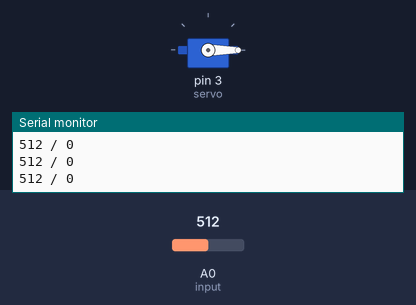
A sketch run on a simulated Arduino Uno, built with avr-gcc and run on an emulated ATmega328P. On the bench: servo, the last lines printed to the serial monitor. The inputs (shaded band) are chosen by the test bench; at power-on: A0 (input) = 512.

Above: at 1.2 s.
1.3 s: A0 (input) set to 185
4.3 s: A0 (input) set to 158
At 5.11 s:
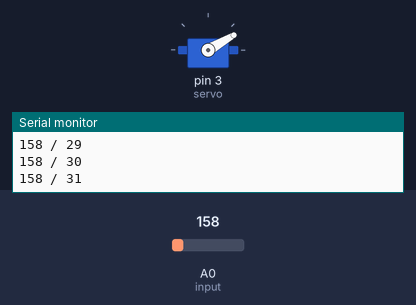
7.3 s: A0 (input) set to 1023
At 8.5 s:
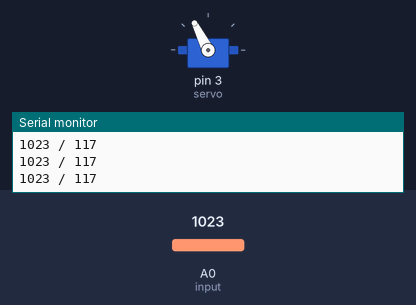
10.3 s: A0 (input) set to 160
At 10.8 s:
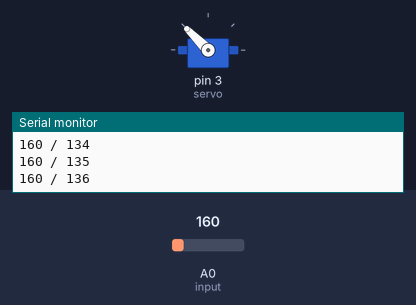
Timing chart, 0 to 14.3 s (numbered marks = the images above; inputs shaded):
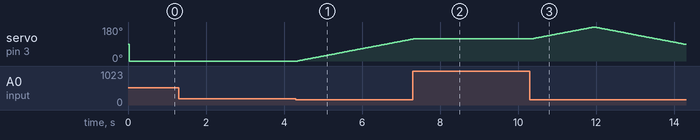

The sketch:

petentiometer_servo.ino
```cpp
#include <Servo.h>

Servo servo;  // create servo object to control a servo
int input = A0;
  int pos = 0;
  int posMove = 1;

void setup() {
  // put your setup code here, to run once:
  Serial.begin(9600);
  pinMode(input, INPUT);
  servo.attach(3);
}

void loop() {
  // put your main code here, to run repeatedly:
  int val = analogRead(input);
  Serial.print(val);
  if(val < 170){
    pos = pos + posMove;
    if (pos <= 0 || pos >= 180) {
      posMove = -posMove;
    }
  }
  delay(25);
  Serial.print(" / ");
  Serial.println(pos);
  servo.write(pos);
}
```

Measured:
- the behaviour switches between 170 and 169 on A0 (input) (found by bisection; images 0 and 1)
- after the input at 4.3 s, servo on pin 3 (servo): moves from 0° to 116° over 2.9 s, starting after 0.05 s
- after the input at 7.3 s, servo on pin 3 (servo): goes on until 7.3 s, then stays 117°
- after the input at 10.3 s, servo on pin 3 (servo): rises from 117° to 180° in 1.6 s, then falls to 88° in 2.3 s
